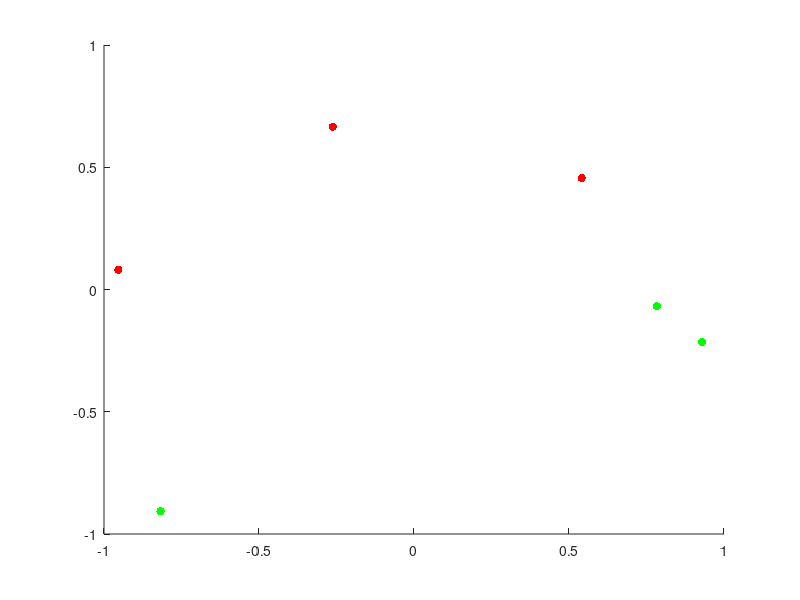

The MATLAB script that drew this image: (Note: this script raises an error after producing the figure.)
%generate x1
x1 = 2*rand([1 6]) - 1;

% 3 data points [0,1]
data_upper_x2 = rand([1 3]);
% 3 data points [-1,0]
data_lower_x2 = rand([1 3])-1;

%generate data points
x2 = [data_lower_x2,data_upper_x2];

%compute thresholds a_random
a_random = (min(data_upper_x2) - max(data_lower_x2))*rand + max(data_lower_x2);

%compute threshold a_svm
a_svm = (min(data_upper_x2) + max(data_lower_x2))/2;

%plot g_random
figure()

scatter(x1(1:3),data_upper_x2,[],'r','filled');

hold on;
scatter(x1(4:6),data_lower_x2,[],'g','filled');

%plot sign(x2-a_random);
yline(a_random,'b-');

yline(a_svm,'c-');

hold off;
legend('classed as +1', 'classed as -1','aRandom for gRandom','aSVM for gSVM','Location','northeastoutside','FontSize',24);
xlim([-1 1]);
ylim([-1 1]);
grid on;
xlabel('x1');
ylabel('x2');
